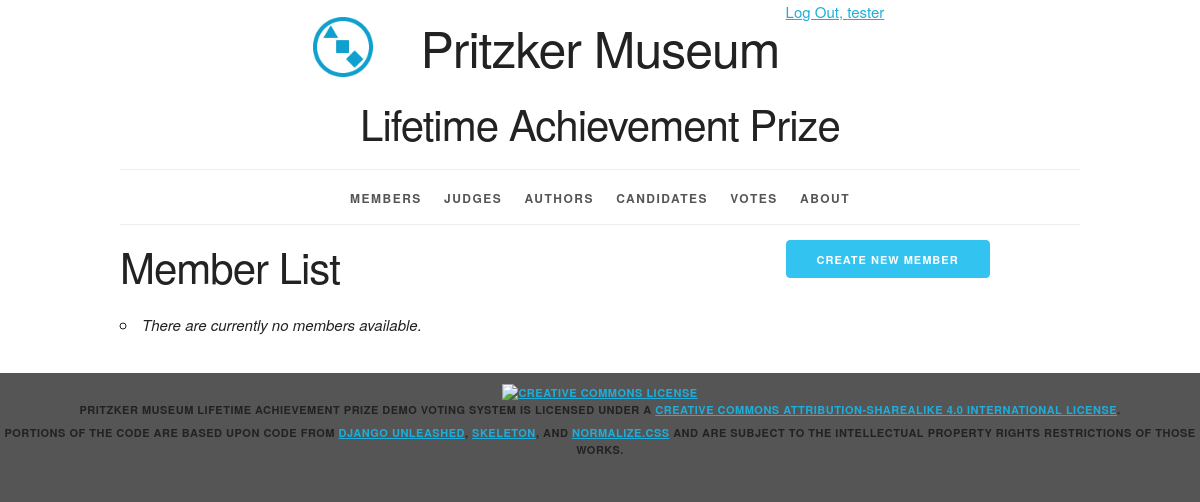
Page /member_list/ (signed in) on the earlier database version.
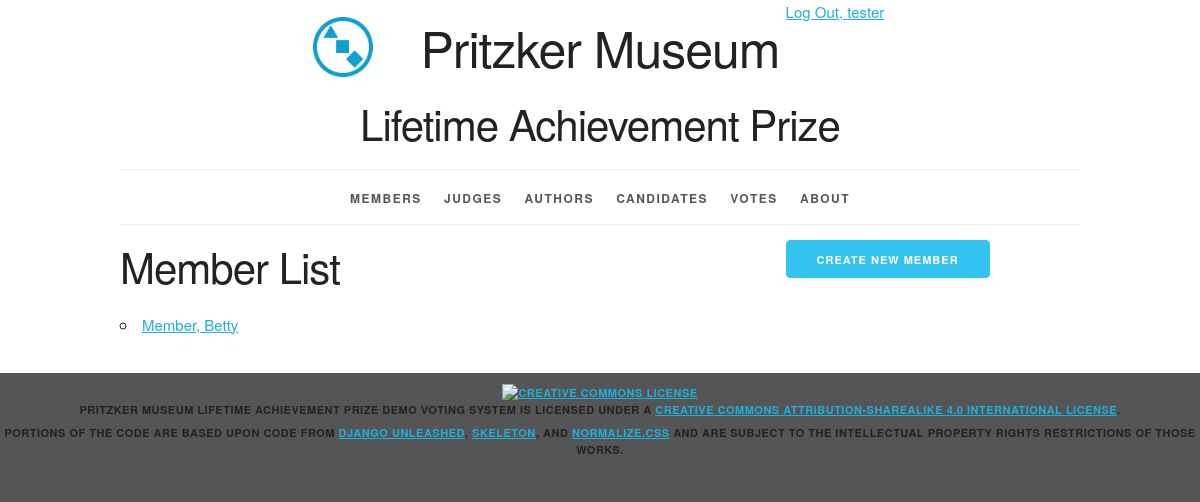
Same page on the later database version.
### webVotingApp/models.py (models this page shows, shortened)
class Member(models.Model):
    def get_absolute_url(self):
        return reverse(
            'webVotingApp_member_detail_urlpattern',
            kwargs={'pk': self.pk}
        )
    user = models.OneToOneField(User, on_delete=models.PROTECT)
    def __str__(self):
        return '%s, %s' % (self.user.last_name, self.user.first_name)

### webVotingApp/views.py (the view)
class MemberList(LoginRequiredMixin, PermissionRequiredMixin, ListView):
    permission_required = 'webVotingApp.view_member'
    model = Member

### webVotingApp/templatetags/group_test.py (called while the page is built)
@register.filter(name='has_group')
def has_group(user, group_name):
    return user.groups.filter(name=group_name).exists()

### webVotingApp/templates/webVotingApp/member_list.html (shortened to what this page needs)
{% extends 'webVotingApp/base.html' %}
{% block create_button %}
    {% if perms.webVotingApp.add_member %}
        <a
                href="{% url 'webVotingApp_member_create_urlpattern' %}"
                class="button button-primary">
            Create New Member</a>
    {% endif %}
{% endblock %}
{% block org_content %}
    <h2>Member List</h2>
    <ul>
        {% for member in member_list %}
            <li>
                <a href="{{ member.get_absolute_url }}">
                    {{ member }}</a>
            </li>
        {% empty %}
            <li><em>There are currently no members available.</em></li>
        {% endfor %}
    </ul>
{% endblock %}

Differences in the rows shown:
added Member: user.first_name "Member, Betty"
Other differences:
text no longer shown: "There are currently no members available."
